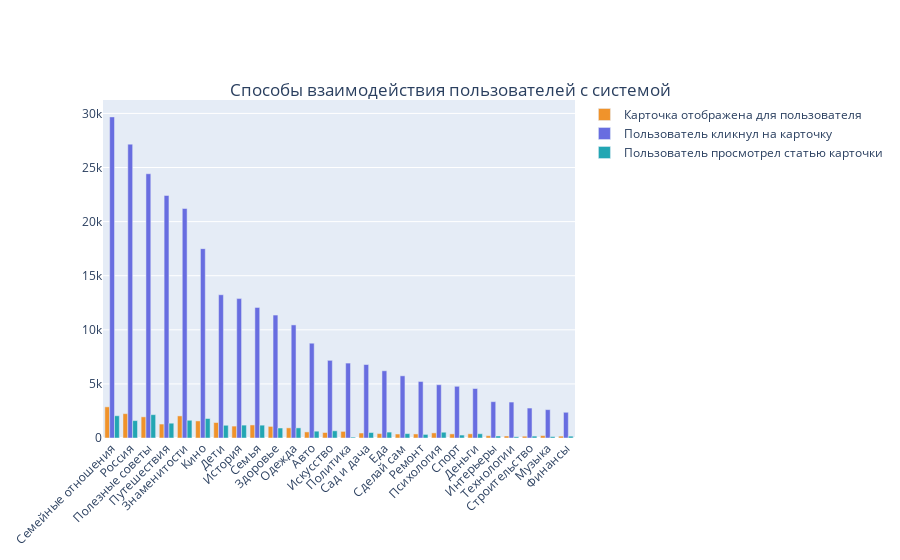

Notebook code cell kept with this figure:
### Code cell
fig = go.Figure()
fig.add_trace(go.Bar(
    y=log_raw_source['click'],
    x=log_raw_source['source_topic'],
    name='Карточка отображена для пользователя',
    marker_color='#f0932b'
))
fig.add_trace(go.Bar(
    y=log_raw_source['show'],
    x=log_raw_source['source_topic'],
    name='Пользователь кликнул на карточку',
    marker_color='#686de0'
))

fig.add_trace(go.Bar(
    y=log_raw_source['view'],
    x=log_raw_source['source_topic'],
    name='Пользователь просмотрел статью карточки',
    marker_color='#22a6b3'
))

fig.update_layout(barmode='group', xaxis_tickangle=-45,
        title={
        'text': 'Способы взаимодействия пользователей с системой',
        'y':0.85,
        'x':0.5,
        'xanchor': 'center',
        'yanchor': 'top'})
fig.show()

### Figure 1 — Plotly figure (JSON) as saved in the notebook; plotly's stock layout.template omitted (floating-point values rounded to 4 significant figures)
{"data": [{"marker": {"color": "#f0932b"}, "name": "Карточка отображена для пользователя", "type": "bar", "x": ["Семейные отношения", "Россия", "Полезные советы", "Путешествия", "Знаменитости", "Кино", "Дети", "История", "Семья", "Здоровье", "Одежда", "Авто", "Искусство", "Политика", "Сад и дача", "Еда", "Сделай сам", "Ремонт", "Психология", "Спорт", "Деньги", "Интерьеры", "Технологии", "Строительство", "Музыка", "Финансы"], "y": [2879, 2251, 1957, 1289, 2043, 1579, 1430, 1101, 1207, 1071, 938, 563, 507, 612, 460, 409, 368, 375, 471, 380, 387, 212, 186, 167, 220, 173]}, {"marker": {"color": "#686de0"}, "name": "Пользователь кликнул на карточку", "type": "bar", "x": ["Семейные отношения", "Россия", "Полезные советы", "Путешествия", "Знаменитости", "Кино", "Дети", "История", "Семья", "Здоровье", "Одежда", "Авто", "Искусство", "Политика", "Сад и дача", "Еда", "Сделай сам", "Ремонт", "Психология", "Спорт", "Деньги", "Интерьеры", "Технологии", "Строительство", "Музыка", "Финансы"], "y": [29678, 27161, 24424, 22417, 21211, 17503, 13241, 12885, 12072, 11363, 10452, 8761, 7179, 6925, 6791, 6213, 5747, 5224, 4924, 4778, 4574, 3359, 3322, 2768, 2621, 2376]}, {"marker": {"color": "#22a6b3"}, "name": "Пользователь просмотрел статью карточки", "type": "bar", "x": ["Семейные отношения", "Россия", "Полезные советы", "Путешествия", "Знаменитости", "Кино", "Дети", "История", "Семья", "Здоровье", "Одежда", "Авто", "Искусство", "Политика", "Сад и дача", "Еда", "Сделай сам", "Ремонт", "Психология", "Спорт", "Деньги", "Интерьеры", "Технологии", "Строительство", "Музыка", "Финансы"], "y": [2057, 1608, 2156, 1368, 1639, 1802, 1176, 1190, 1186, 922, 934, 630, 665, 85, 505, 545, 406, 332, 534, 273, 393, 188, 114, 176, 133, 170]}], "layout": {"barmode": "group", "title": {"text": "Способы взаимодействия пользователей с системой", "x": 0.5, "xanchor": "center", "y": 0.85, "yanchor": "top"}, "xaxis": {"tickangle": -45}}}
